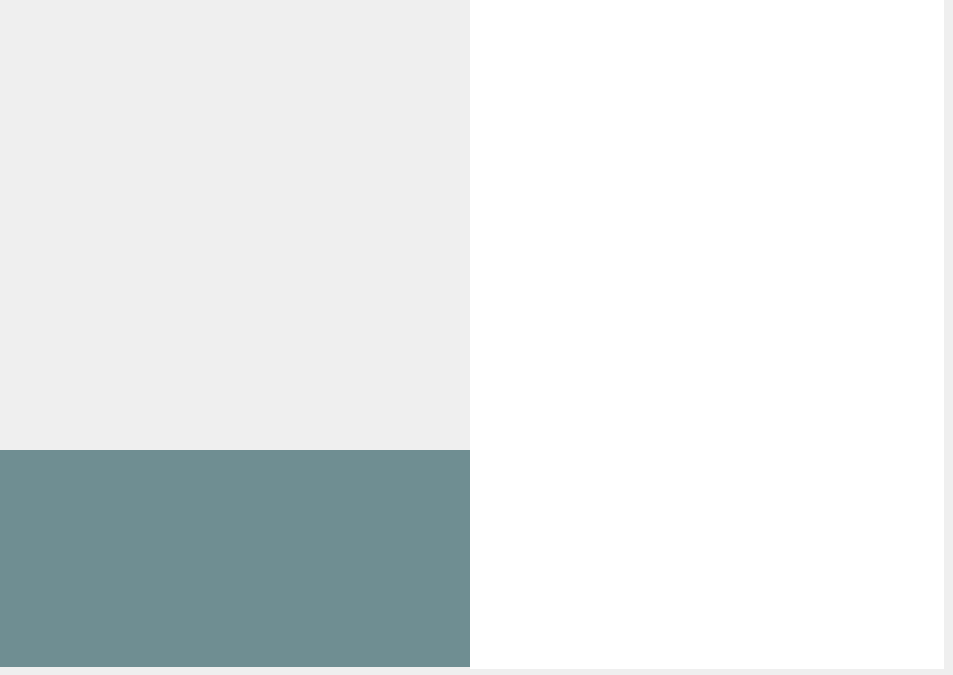
<?xml version="1.0" encoding="UTF-8"?>
<ui version="4.0">
 <class>SelfInfoWidget</class>
 <widget class="QWidget" name="SelfInfoWidget">
  <property name="geometry">
   <rect>
    <x>0</x>
    <y>0</y>
    <width>953</width>
    <height>675</height>
   </rect>
  </property>
  <property name="windowTitle">
   <string>我的资料</string>
  </property>
  <property name="windowIcon">
   <iconset>
    <normaloff>:/src/个人中心绿.png</normaloff>:/src/个人中心绿.png</iconset>
  </property>
  <widget class="QWidget" name="horizontalLayoutWidget">
   <property name="geometry">
    <rect>
     <x>0</x>
     <y>0</y>
     <width>951</width>
     <height>671</height>
    </rect>
   </property>
   <layout class="QHBoxLayout" name="horizontalLayout">
    <property name="spacing">
     <number>0</number>
    </property>
    <item>
     <layout class="QGridLayout" name="gridLayout">
      <property name="spacing">
       <number>0</number>
      </property>
      <item row="1" column="0">
       <widget class="QWidget" name="widget_2" native="true">
        <widget class="QLabel" name="label">
         <property name="geometry">
          <rect>
           <x>0</x>
           <y>-40</y>
           <width>501</width>
           <height>491</height>
          </rect>
         </property>
         <property name="text">
          <string/>
         </property>
         <property name="pixmap">
          <pixmap resource="src.qrc">:/src/bg1.png</pixmap>
         </property>
         <property name="scaledContents">
          <bool>true</bool>
         </property>
        </widget>
        <widget class="QPushButton" name="pushButton">
         <property name="geometry">
          <rect>
           <x>380</x>
           <y>363</y>
           <width>80</width>
           <height>80</height>
          </rect>
         </property>
         <property name="cursor">
          <cursorShape>PointingHandCursor</cursorShape>
         </property>
         <property name="focusPolicy">
          <enum>Qt::FocusPolicy::NoFocus</enum>
         </property>
         <property name="styleSheet">
          <string notr="true">border:0</string>
         </property>
         <property name="text">
          <string/>
         </property>
         <property name="icon">
          <iconset resource="src.qrc">
           <normaloff>:/src/dz2.png</normaloff>
           <normalon>:/src/dz1.png</normalon>:/src/dz2.png</iconset>
         </property>
         <property name="iconSize">
          <size>
           <width>80</width>
           <height>80</height>
          </size>
         </property>
         <property name="checkable">
          <bool>true</bool>
         </property>
        </widget>
        <widget class="QWidget" name="widget_3" native="true">
         <property name="geometry">
          <rect>
           <x>0</x>
           <y>450</y>
           <width>473</width>
           <height>217</height>
          </rect>
         </property>
         <property name="styleSheet">
          <string notr="true">background-color:#6F8E92</string>
         </property>
        </widget>
        <widget class="QWidget" name="widget" native="true">
         <property name="geometry">
          <rect>
           <x>470</x>
           <y>0</y>
           <width>474</width>
           <height>669</height>
          </rect>
         </property>
         <property name="styleSheet">
          <string notr="true">background-color: rgb(255, 255, 255);</string>
         </property>
         <widget class="QPushButton" name="pushBtn_hide">
          <property name="geometry">
           <rect>
            <x>390</x>
            <y>0</y>
            <width>34</width>
            <height>40</height>
           </rect>
          </property>
          <property name="styleSheet">
           <string notr="true">QPushButton {
	border: none; /* no border for a flat push button */
	image: url(:/src/min.png); /* 最小化 */
	min-width: 34px;
	max-width: 34px;
	min-height: 40px;
	max-height: 40px;
}
QPushButton::hover {
	background-color: rgba(166,166,166, 50); 
}</string>
          </property>
          <property name="text">
           <string/>
          </property>
          <property name="icon">
           <iconset resource="src.qrc">
            <normaloff>:/pic/src/min.png</normaloff>:/pic/src/min.png</iconset>
          </property>
          <property name="iconSize">
           <size>
            <width>40</width>
            <height>40</height>
           </size>
          </property>
         </widget>
         <widget class="QPushButton" name="pushBtn_close">
          <property name="geometry">
           <rect>
            <x>430</x>
            <y>0</y>
            <width>34</width>
            <height>40</height>
           </rect>
          </property>
          <property name="styleSheet">
           <string notr="true">QPushButton {
	border: none; /* no border for a flat push button */
	image: url(:/src/close.png); /* 最小化 */
	min-width: 34px;
	max-width: 34px;
	min-height: 40px;
	max-height: 40px;
}
QPushButton::hover {
	background-color: #f57575; 
}</string>
          </property>
          <property name="text">
           <string/>
          </property>
          <property name="icon">
           <iconset resource="src.qrc">
            <normaloff>:/pic/src/close.png</normaloff>:/pic/src/close.png</iconset>
          </property>
          <property name="iconSize">
           <size>
            <width>40</width>
            <height>40</height>
           </size>
          </property>
         </widget>
        </widget>
       </widget>
      </item>
     </layout>
    </item>
   </layout>
  </widget>
 </widget>
 <resources>
  <include location="src.qrc"/>
 </resources>
 <connections/>
</ui>
